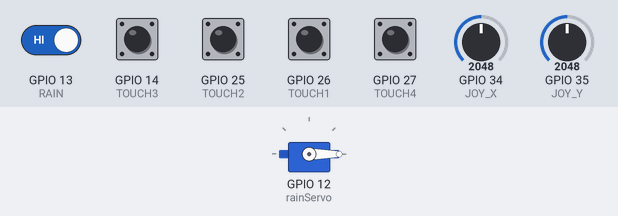
Simulated run of this sketch. Board: ESP32. Shown: servo. The inputs (shaded band) are chosen by the test bench; at power-on: GPIO 13 (RAIN) HIGH, GPIO 14 (TOUCH3), GPIO 25 (TOUCH2), GPIO 26 (TOUCH1), GPIO 27 (TOUCH4) LOW, GPIO 34 (JOY_X) = 2048, GPIO 35 (JOY_Y) = 2048. What the sketch prints to the serial monitor is not drawn.

Above: at 1.2 s.
1.3 s: GPIO 13 (RAIN) driven LOW
At 2.5 s:
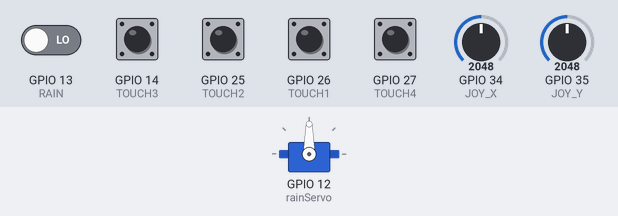
2.8 s: GPIO 34 (JOY_X) set to 1064
5.8 s: GPIO 34 (JOY_X) set to 941
Timing chart, 0 to 8.8 s (numbered marks = the images above; inputs shaded):
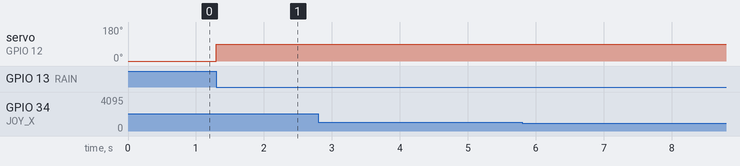

Measured:
- after the input at 1.3 s, servo on GPIO 12 (rainServo): 0° → 90° at once

The sketch:

ESP32_Final_Code.ino
```cpp
#include <WiFi.h>
#include <WebServer.h>
#include <DHT.h>
#include <ESP32Servo.h>

/* ================= DHT ================= */
#define DHTPIN 15
#define DHTTYPE DHT22
DHT dht(DHTPIN, DHTTYPE);

/* ================= UART TO UNO ================= */
HardwareSerial uno(2);

/* ================= WEB ================= */
WebServer server(80);

/* ================= JOYSTICK ================= */
#define JOY_X 34
#define JOY_Y 35

/* ================= TOUCH ================= */
#define TOUCH1 26
#define TOUCH2 25
#define TOUCH3 14
#define TOUCH4 27

/* ================= RAIN ================= */
#define RAIN 13
Servo rainServo;

/* ================= STATE ================= */
char currentCommand = 'S';
char lastSent = 'X';

/* ================================================= */

void setup() {

  Serial.begin(115200);

  uno.begin(9600, SERIAL_8N1, 16, 17);

  WiFi.softAP("Wheelchair", "12345678");

  server.on("/", handleRoot);
  server.on("/cmd", handleCommand);
  server.begin();

  dht.begin();

  pinMode(RAIN, INPUT);

  pinMode(TOUCH1, INPUT);
  pinMode(TOUCH2, INPUT);
  pinMode(TOUCH3, INPUT);
  pinMode(TOUCH4, INPUT);

  rainServo.attach(12);

  Serial.println("ESP32 READY");
}

/* ================================================= */

void loop() {

  server.handleClient();

  updateJoystick();
  updateTouch();

  sendIfChanged();
  rainControl();
}

/* ================= SEND DATA ================= */

void sendIfChanged() {

  if (currentCommand != lastSent) {

    uno.write(currentCommand);

    Serial.print("Sent: ");
    Serial.println(currentCommand);

    lastSent = currentCommand;
  }
}

/* ================= JOYSTICK FIXED ================= */

void updateJoystick() {

  int x = analogRead(JOY_X);
  int y = analogRead(JOY_Y);

  char newCmd = 'S';

  // Forward
  if (y < 1000)
    newCmd = 'F';

  // Backward
  else if (y > 4000)
    newCmd = 'L';

  // Right
  else if (x < 1000)
    newCmd = 'R';

  // Left (your real case: bottom-right corner)
  else if (x > 4000 && y > 4000)
    newCmd = 'B';

  else
    newCmd = 'S';

  currentCommand = newCmd;

  Serial.print("X=");
  Serial.print(x);

  Serial.print(" Y=");
  Serial.print(y);

  Serial.print(" CMD=");
  Serial.println(newCmd);
}

/* ================= TOUCH HOLD MODE ================= */

void updateTouch() {

  if (digitalRead(TOUCH1) == HIGH)
    currentCommand = 'F';

  else if (digitalRead(TOUCH2) == HIGH)
    currentCommand = 'B';

  else if (digitalRead(TOUCH3) == HIGH)
    currentCommand = 'L';

  else if (digitalRead(TOUCH4) == HIGH)
    currentCommand = 'R';
}

/* ================= RAIN ================= */

void rainControl() {

  if (digitalRead(RAIN) == LOW)
    rainServo.write(90);
  else
    rainServo.write(0);
}

/* ================= WEB ================= */

void handleCommand() {

  if (server.hasArg("move")) {

    currentCommand = server.arg("move")[0];

    sendIfChanged();
  }

  server.send(200, "text/plain", "OK");
}

/* ================= WEB UI ================= */

void handleRoot() {

  float t = dht.readTemperature();
  float h = dht.readHumidity();

  String rainStatus = (digitalRead(RAIN) == LOW) ? "RAIN" : "NO RAIN";

  String html = "<!DOCTYPE html><html><head>";
  html += "<meta name='viewport' content='width=device-width, initial-scale=1'>";
  html += "<style>";
  html += "body{background:#111;color:white;text-align:center;font-family:Arial;}";
  html += ".card{background:#222;margin:10px;padding:15px;border-radius:15px;}";
  html += "button{width:90%;height:55px;margin:8px;font-size:20px;border-radius:12px;}";
  html += "</style></head><body>";

  html += "<h2>SMART WHEELCHAIR</h2>";

  html += "<div class='card'>";
  html += "Temp: " + String(t) + " C<br>";
  html += "Humidity: " + String(h) + " %<br>";
  html += "Rain: " + rainStatus + "<br>";
  html += "</div>";

  html += "<div class='card'>";
  html += "<button onclick=\"send('F')\">Forward</button>";
  html += "<button onclick=\"send('B')\">Backward</button>";
  html += "<button onclick=\"send('L')\">Left</button>";
  html += "<button onclick=\"send('R')\">Right</button>";
  html += "<button onclick=\"send('S')\">Stop</button>";
  html += "</div>";

  html += "<script>";
  html += "function send(m){fetch('/cmd?move='+m);}";
  html += "</script>";

  html += "</body></html>";

  server.send(200, "text/html", html);
}
```
